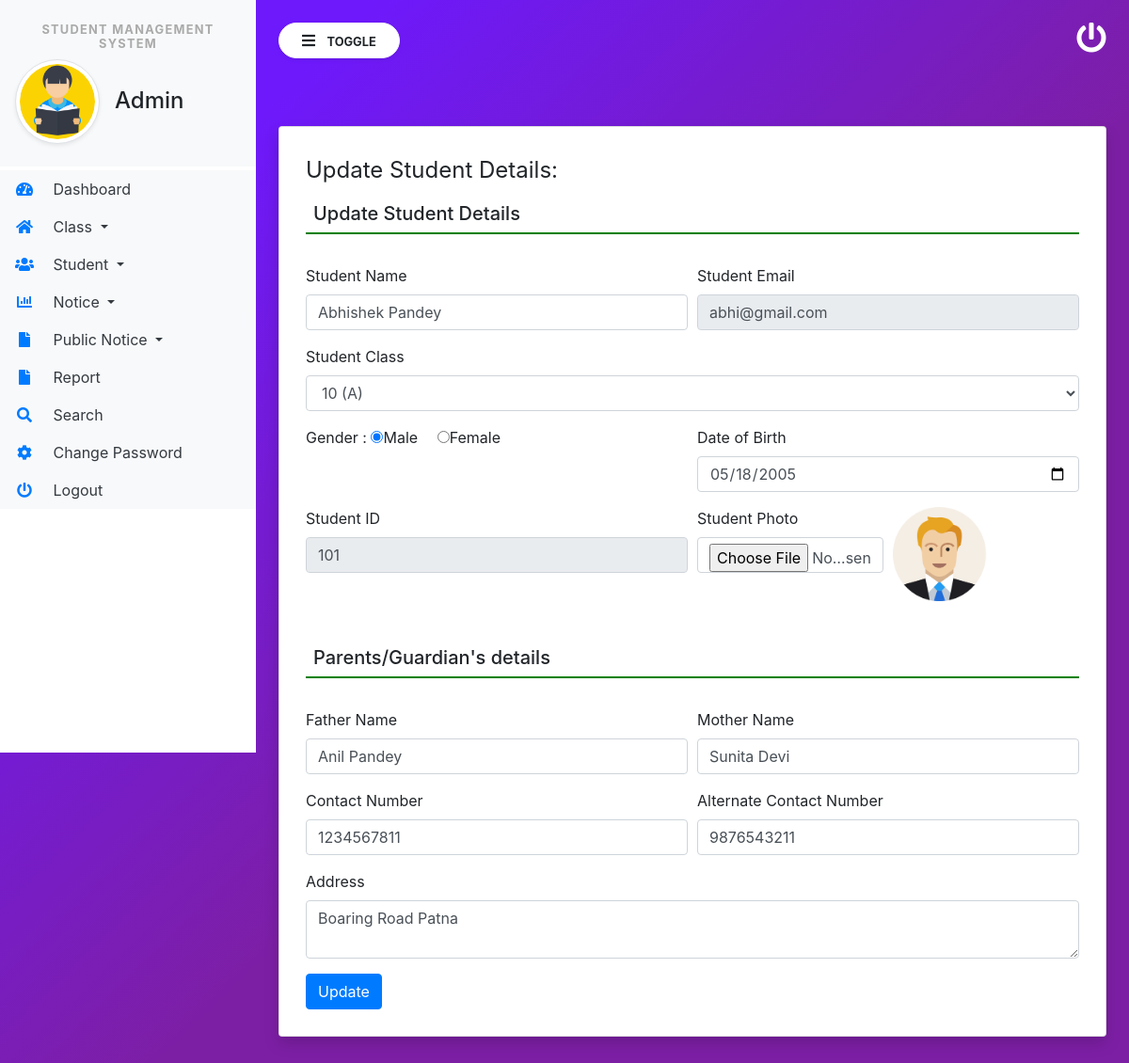
The app's page /editStudent/1 (signed in) with its own data.
### studentmanage/models.py (models this page shows, shortened)
class Student(models.Model):
    user = models.ForeignKey(User, on_delete=models.CASCADE)
    classs = models.ForeignKey(Class, on_delete=models.CASCADE)
    Gender = models.CharField(max_length=50, null=True)
    DOB = models.DateField(null=True)
    StuID = models.IntegerField(null=True)
    FatherName = models.CharField(max_length=150, null=True)
    MotherName = models.CharField(max_length=150, null=True)
    ContactNumber = models.CharField(max_length=150, null=True)
    AltenateNumber = models.CharField(max_length=150, null=True)
    Address = models.CharField(max_length=150, null=True)
    UserName = models.CharField(max_length=150, null=True)
    Image = models.FileField(max_length=200, null=True)
    DateofAdmission = models.DateField(null=True)

class Class(models.Model):
    ClassName = models.CharField(max_length=150, null=True)
    Section = models.CharField(max_length=200, null=True)
    CreationDate = models.DateTimeField(auto_now_add=True)

### studentmanage/views.py (the view, shortened to what this page needs)
# urls.py: path('editStudent/<int:pid>', editStudent, name='editStudent'),
def editStudent(request, pid):
    if not request.user.is_authenticated:
        return redirect('admin_login')
    error = ""
    clss = Class.objects.all()
    student = Student.objects.get(id=pid)
    return render(request, 'editStudent.html', locals())

### studentmanage/templates/editStudent.html (shortened to what this page needs)
{% extends 'admin_base.html' %}
{% block main  %}
<form method="POST" enctype="multipart/form-data" class="signup" name="signup" onsubmit="return checkpass();">
    <div class="card p-2 shadow mt-5">
        <div class="card-body">
            <fieldset>
                <legend>Update Student Details:</legend>
                <h5 class="p-2" style="border-bottom: 2px solid green;">Update Student Details</h5>
                <br>
                <div class="form-row">
                    <div class="col-sm-6">
                        <div class="form-group">
                            <label>Student Name</label>
                            <input type="text" name="fullName" value="{{student.user.first_name}}" class="form-control">
                        </div>
                    </div>
                    <div class="col-sm-6">
                        <div class="form-group">
                            <label>Student Email</label>
                            <input type="email" name="emailid" value="{{student.user.username}}" class="form-control"
                                   readonly>
                        </div>
                    </div>
                    <div class="col-sm-12">
                        <div class="form-group">
                            <label>Student Class</label>
                            <select class="form-control form-control" name="classs" id="classs" required>
                                <option value="{{student.classs.id}}">{{student.classs.ClassName}}
                                    ({{student.classs.Section}})
                                </option>
                            </select>
                        </div>
                    </div>
                    <div class="col-sm-6">
                        <div class="form-group">
                            <label>Gender :</label>
                            <input type="radio" name="Gender" value="Male" {% if student.Gender == 'Male' %} checked {% endif %}>Male
                            &emsp;<input type="radio" name="Gender" value="Female" {% if student.Gender == 'Female' %} checked {% endif %}>Female                            &emsp;
                        </div>
                    </div>
                    <div class="col-sm-6">
                        <div class="form-group">
                            <label>Date of Birth</label>
                            <input type="date" name="DOB" value="{{student.DOB|date:'Y-m-d'}}" class="form-control">
                        </div>
                    </div>
                    <div class="col-sm-6">
                        <div class="form-group">
                            <label>Student ID</label>
                            <input type="text" name="StuID" value="{{student.StuID}}" class="form-control" readonly>
                        </div>
                    </div>
                    <div class="col-sm-3">
                        <div class="form-group">
                            <label>Student Photo</label>
                            <input type="file" name="Image" class="form-control">
                        </div>
                    </div>
                    <div class="col-sm-3">
                        <div class="form-group">
                            <img src="{{student.Image.url}}" name="Image" height="100" width="100">
                        </div>
                    </div>
                </div>
                <br>
                <h5 class="p-2" style="border-bottom: 2px solid green;">Parents/Guardian's details</h5>
                <br>
                <div class="form-row">
                    <div class="col-sm-6">
                        <div class="form-group">
                            <label>Father Name</label>
                            <input type="text" name="FatherName" value="{{student.FatherName}}" class="form-control">
                        </div>
                    </div>
                    <div class="col-sm-6">
                        <div class="form-group">
                            <label>Mother Name</label>
                            <input type="text" name="MotherName" value="{{student.MotherName}}" class="form-control">
                        </div>
                    </div>
                    <div class="col-sm-6">
                        <div class="form-group">
                            <label>Contact Number</label>
                            <input type="text" name="ContactNumber" value="{{student.ContactNumber}}" class="form-control" maxlength="10">
                        </div>
                    </div>
                    <div class="col-sm-6">
                        <div class="form-group">
                            <label>Alternate Contact Number</label>
                            <input type="text" name="AltenateNumber" value="{{student.AltenateNumber}}" class="form-control" maxlength="10">
                        </div>
                    </div>
                    <div class="col-sm-12">
                        <div class="form-group">
                            <label>Address</label>
                            <textarea name="Address" class="form-control">{{student.Address}}</textarea>
                        </div>
                    </div>
                </div>
                <input type="submit" value="Update" class="btn btn-primary">
            </fieldset>
        </div>
    </div>
</form>
{% endblock %}

### studentmanage/static/css/sidebar.css (style rules this page uses)
body { background-image : linear-gradient(135.9deg,rgba(109,25,252,1) 16.4%,rgba(125,31,165,1) 56.1%); min-height:100vh; }

### records on screen
Student: fullName "Abhishek Pandey", emailid "abhi@gmail.com", classs "10 (A)", Gender "☑", DOB "05/18/2005", StuID "101", Image (picture), FatherName "Anil Pandey", MotherName "Sunita Devi", ContactNumber "1234567811", AltenateNumber "9876543211", Address "Boaring Road Patna"
